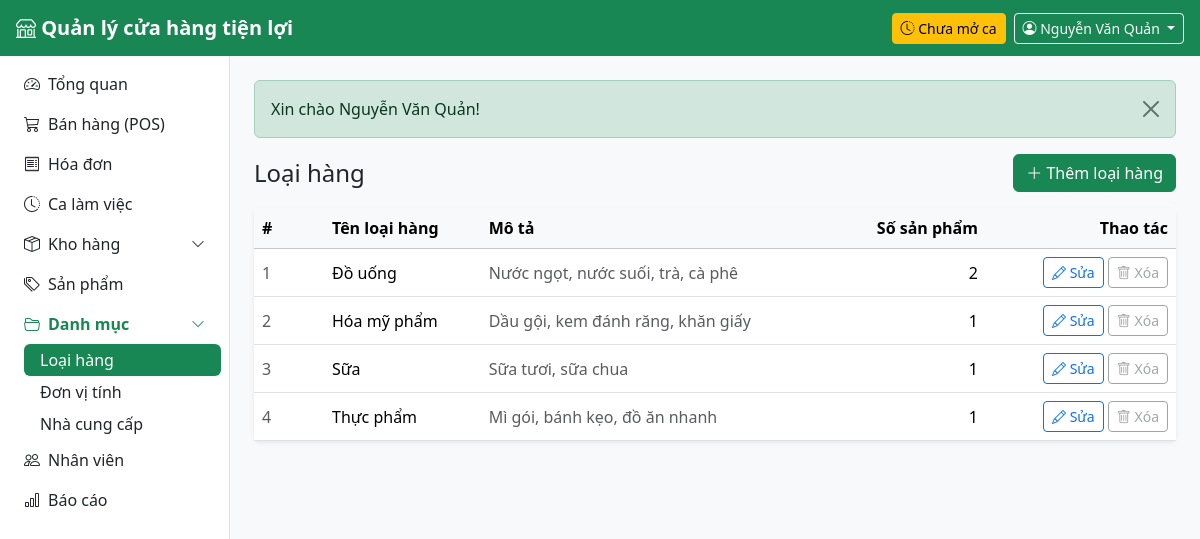
The app's page /public/categories (signed in) with its own data.
### tables this page shows
CREATE TABLE users (
    id            INT UNSIGNED AUTO_INCREMENT PRIMARY KEY,
    store_id      INT UNSIGNED NOT NULL,
    role_id       TINYINT UNSIGNED NOT NULL,
    username      VARCHAR(50) NOT NULL UNIQUE,
    password_hash VARCHAR(255) NOT NULL,
    full_name     VARCHAR(100) NOT NULL,
    phone         VARCHAR(20),
    email         VARCHAR(100),
    is_active     TINYINT(1) NOT NULL DEFAULT 1,
    last_login_at DATETIME NULL,
    created_at    DATETIME NOT NULL DEFAULT CURRENT_TIMESTAMP,
    CONSTRAINT fk_users_store FOREIGN KEY (store_id) REFERENCES stores(id),
    CONSTRAINT fk_users_role  FOREIGN KEY (role_id)  REFERENCES roles(id)
);

CREATE TABLE categories (
    id          INT UNSIGNED AUTO_INCREMENT PRIMARY KEY,
    name        VARCHAR(100) NOT NULL UNIQUE,
    description VARCHAR(255)
);

### app/Core/Controller.php (called while the page is built, shortened)
<?php
abstract class Controller
{
    protected function view(string $view, array $data = [], ?string $layout = 'layouts/main'): void
    {
        View::render($view, $data, $layout);
    }
}

### app/Controllers/CategoryController.php (called while the page is built, shortened)
<?php
class CategoryController extends Controller
{
    private Category $categories;
    public function __construct()
    {
        $this->categories = new Category();
    }
    public function index(): void
    {
        $this->view('categories/index', [
            'title'      => 'Loại hàng',
            'categories' => $this->categories->withProductCount(),
        ]);
    }
}

### public/index.php (called while the page is built, shortened)
<?php
spl_autoload_register(function (string $class): void {
    if (str_starts_with($class, 'App\\')) {
        $file = BASE_DIR . '/app/' . str_replace('\\', '/', substr($class, 4)) . '.php';
    }
});
require BASE_DIR . '/app/helpers.php';
$config = require BASE_DIR . '/config/config.php';
$router = new Router();
try {
    $router->dispatch($_SERVER['REQUEST_METHOD'], $_SERVER['REQUEST_URI']);
} catch (PDOException $e) {
    http_response_code(500);
    echo $config['app']['debug']
        ? '<h3>Lỗi CSDL</h3><pre>' . e($e->getMessage()) . '</pre><p>Kiểm tra config/config.php và đã import database/schema.sql + seed.sql chưa.</p>'
        : 'Hệ thống đang gặp sự cố, vui lòng thử lại sau.';
}

### app/Core/App.php (called while the page is built, shortened)
<?php
class App
{
    private static array $config = [];
    private static string $basePath = '';
    public static function boot(array $config): void
    {
        self::$config = $config;
        self::$basePath = rtrim(str_replace('\\', '/', dirname($_SERVER['SCRIPT_NAME'])), '/');
    }
    public static function config(string $key): mixed
    {
        $value = self::$config;
        foreach (explode('.', $key) as $part) {
            $value = $value[$part] ?? null;
        }
        return $value;
    }
    public static function basePath(): string
    {
        return self::$basePath;
    }
}

### app/helpers.php (called while the page is built, shortened)
<?php
function e(mixed $value): string
{
    return htmlspecialchars((string) $value, ENT_QUOTES, 'UTF-8');
}
function url(string $path = '/'): string
{
    return App::basePath() . '/' . ltrim($path, '/');
}
function asset(string $path): string
{
    return url('assets/' . ltrim($path, '/'));
}
function active(string $prefix): string
{
    $path = '/' . trim(substr(parse_url($_SERVER['REQUEST_URI'], PHP_URL_PATH), strlen(App::basePath())), '/');
    $match = $prefix === '/' ? $path === '/' : str_starts_with($path, $prefix);
    return $match ? 'active' : '';
}

### app/Models/Category.php (called while the page is built, shortened)
<?php
class Category extends Model
{
    public function withProductCount(): array
    {
        return $this->db->query(
            'SELECT c.id, c.name, c.description, COUNT(p.id) AS product_count
               FROM categories c LEFT JOIN products p ON p.category_id = c.id
              GROUP BY c.id, c.name, c.description
              ORDER BY c.name'
        )->fetchAll();
    }
}

### app/Core/Auth.php (called while the page is built, shortened)
<?php
class Auth
{
    private static ?array $current = null;
    private static bool $loaded = false;
    private static bool $revoked = false;
    public static function user(): ?array
    {
        if (self::$loaded) {
            return self::$current;
        }
        self::$loaded = true;
        $session = Session::get('user');
        $fresh = (new User())->findActiveForSession((int) $session['id']);
        return self::$current = $fresh;
    }
    public static function check(): bool
    {
        return self::user() !== null;
    }
    public static function hasRole(string ...$roles): bool
    {
        return in_array(self::user()['role'] ?? null, $roles, true);
    }
    public static function requireLogin(): void
    {
        if (!self::check()) {
            if (!self::$revoked) {
                Session::flash('warning', 'Vui lòng đăng nhập để tiếp tục.');
            }
            redirect('/login');
        }
    }
}

### app/Core/Model.php (called while the page is built, shortened)
<?php
abstract class Model
{
    public function __construct()
    {
        $this->db = Database::connection();
    }
}

### app/Core/Database.php (called while the page is built, shortened)
<?php
class Database
{
    private static ?PDO $pdo = null;
    public static function connection(): PDO
    {
        if (self::$pdo === null) {
            $c = App::config('db');
            $dsn = "mysql:host={$c['host']};port={$c['port']};dbname={$c['database']};charset={$c['charset']}";
            self::$pdo = new PDO($dsn, $c['username'], $c['password'], [
                PDO::ATTR_ERRMODE            => PDO::ERRMODE_EXCEPTION,
                PDO::ATTR_DEFAULT_FETCH_MODE => PDO::FETCH_ASSOC,
                PDO::ATTR_EMULATE_PREPARES   => false,
            ]);
        }
        return self::$pdo;
    }
}

### app/Models/User.php (called while the page is built, shortened)
<?php
class User extends Model
{
    public function findActiveForSession(int $id): ?array
    {
        $stmt = $this->db->prepare(
            'SELECT u.id, u.username, u.full_name, u.store_id, r.code AS role, r.name AS role_name
               FROM users u JOIN roles r ON r.id = u.role_id
              WHERE u.id = ? AND u.is_active = 1'
        );
        $stmt->execute([$id]);
        $row = $stmt->fetch();
        $row['id'] = (int) $row['id'];
        $row['store_id'] = (int) $row['store_id'];
        return $row;
    }
}

### app/Core/Session.php (called while the page is built, shortened)
<?php
class Session
{
    public static function get(string $key, mixed $default = null): mixed
    {
        return $_SESSION[$key] ?? $default;
    }
    public static function pullFlash(): array
    {
        $messages = $_SESSION['_flash'] ?? [];
        return $messages;
    }
}

### app/Models/Shift.php (called while the page is built, shortened)
<?php
class Shift extends Model
{
    public function findOpenByUser(int $userId): ?array
    {
        $stmt = $this->db->prepare(
            "SELECT *, TIMESTAMPDIFF(MINUTE, opened_at, NOW()) AS minutes_open
               FROM shifts WHERE user_id = ? AND status = 'open' ORDER BY id DESC LIMIT 1"
        );
        $stmt->execute([$userId]);
        return $stmt->fetch() ?: null;
    }
}

### app/Views/categories/index.php (the view, shortened to what this page needs)
<div class="d-flex flex-wrap justify-content-between align-items-center gap-2 mb-3">
    <h1 class="h4 mb-0">Loại hàng</h1>
    <a href="<?= url('/categories/create') ?>" class="btn btn-success">
        <i class="bi bi-plus-lg"></i> Thêm loại hàng
    </a>
</div>
<div class="card border-0 shadow-sm">
    <div class="table-responsive">
        <table class="table table-hover align-middle mb-0">
            <thead class="table-light">
                <tr>
                    <th style="width: 70px">#</th>
                    <th>Tên loại hàng</th>
                    <th>Mô tả</th>
                    <th class="text-end">Số sản phẩm</th>
                    <th class="text-end" style="width: 190px">Thao tác</th>
                </tr>
            </thead>
            <tbody>
            <?php foreach ($categories as $i => $category): ?>
                <tr>
                    <td class="text-muted"><?= $i + 1 ?></td>
                    <td class="fw-medium"><?= e($category['name']) ?></td>
                    <td class="text-muted"><?= e($category['description']) ?></td>
                    <td class="text-end"><?= e($category['product_count']) ?></td>
                    <td class="text-end text-nowrap">
                        <a href="<?= url("/categories/{$category['id']}/edit") ?>" class="btn btn-sm btn-outline-primary">
                            <i class="bi bi-pencil"></i> Sửa
                        </a>
                        <?php if ((int) $category['product_count'] > 0): ?>
                            <button class="btn btn-sm btn-outline-secondary" disabled
                                    title="Đang có sản phẩm thuộc loại này nên không thể xóa">
                                <i class="bi bi-trash"></i> Xóa
                            </button>
                        <?php endif; ?>
                    </td>
                </tr>
            <?php endforeach; ?>
            </tbody>
        </table>
    </div>
</div>

### app/Core/Router.php (shortened to what this page needs)
<?php
class Router
{
    private array $routes = [];
    private function add(string $method, string $path, array $action, ?array $roles): void
    {
        $this->routes[] = compact('method', 'pattern', 'action', 'roles');
    }
    public function dispatch(string $method, string $uri): void
    {
        $path = parse_url($uri, PHP_URL_PATH) ?? '/';
        $base = App::basePath();
        if ($base !== '' && str_starts_with($path, $base)) {
            $path = substr($path, strlen($base));
        }
        $path = '/' . trim(preg_replace('#^/index\.php#', '', $path), '/');
        foreach ($this->routes as $route) {
            if ($route['method'] !== $method || !preg_match($route['pattern'], $path, $m)) {
                continue;
            }
            if ($route['roles'] !== null) {
                Auth::requireLogin();
            }
            [$class, $fn] = $route['action'];
            $params = array_filter($m, 'is_string', ARRAY_FILTER_USE_KEY);
            (new $class())->$fn(...$params);
            return;
        }
    }
}

### app/Views/layouts/main.php (shortened to what this page needs)
<?php
$user = Auth::user();
$menu = [
    ['/',          'speedometer2', 'Tổng quan',     ['admin', 'cashier', 'warehouse']],
    ['/pos',       'cart3',        'Bán hàng (POS)', ['admin', 'cashier']],
    ['/orders',    'receipt',      'Hóa đơn',        ['admin', 'cashier']],
    ['/shifts',    'clock-history', 'Ca làm việc',   ['admin', 'cashier']],
    ['#warehouse', 'box-seam',     'Kho hàng',       ['admin', 'warehouse'], [
        ['/inventory', 'Tồn kho'],
        ['/receipts',  'Phiếu nhập'],
    ]],
    ['/products',  'tags',         'Sản phẩm',       ['admin']],
    ['#catalog',   'folder2-open', 'Danh mục',       ['admin'], [
        ['/categories', 'Loại hàng'],
        ['/units',      'Đơn vị tính'],
        ['/suppliers',  'Nhà cung cấp'],
    ]],
    ['/users',     'people',       'Nhân viên',      ['admin']],
    ['/reports',   'bar-chart',    'Báo cáo',        ['admin']],
];
?>
<!doctype html>
<html lang="vi">
<head>
    <link rel="stylesheet" href="https://cdn.jsdelivr.net/npm/bootstrap@5.3.3/dist/css/bootstrap.min.css">
    <link rel="stylesheet" href="https://cdn.jsdelivr.net/npm/bootstrap-icons@1.11.3/font/bootstrap-icons.min.css">
    <link rel="stylesheet" href="<?= asset('css/app.css') ?>">
</head>
<body class="bg-body-tertiary">
<nav class="navbar navbar-dark bg-success sticky-top px-3">
    <a class="navbar-brand fw-semibold me-auto" href="<?= url('/') ?>">
        <i class="bi bi-shop"></i> <?= e(App::config('app.name')) ?>
    </a>
    <?php if (Auth::hasRole('admin', 'cashier')): ?>
        <?php $myShift = (new Shift())->findOpenByUser((int) $user['id']); ?>
        <a href="<?= url('/shifts') ?>" class="btn btn-sm me-2 <?= $myShift ? 'btn-light text-success' : 'btn-warning' ?>">
            <i class="bi bi-clock-history"></i>
            <?= $myShift ? 'Ca mở từ ' . e(date('H:i', strtotime($myShift['opened_at']))) : 'Chưa mở ca' ?>
        </a>
    <?php endif; ?>
    <div class="dropdown">
        <button class="btn btn-outline-light btn-sm dropdown-toggle" data-bs-toggle="dropdown">
            <i class="bi bi-person-circle"></i>
            <span class="d-none d-sm-inline"><?= e($user['full_name']) ?></span>
        </button>
    </div>
</nav>
<div class="d-flex">
    <aside class="offcanvas-lg offcanvas-start sidebar bg-white border-end" id="sidebar" tabindex="-1">
        <nav class="nav nav-pills flex-column p-2">
            <?php foreach ($menu as $i => $item): ?>
                <?php
                [$href, $icon, $label, $roles] = $item;
                $children = $item[4] ?? [];
                ?>
                <?php if ($children): ?>
                    <?php $open = array_filter($children, fn($c) => active($c[0]) !== ''); ?>
                    <a class="nav-link d-flex justify-content-between align-items-center <?= $open ? 'fw-semibold text-success' : '' ?>"
                       data-bs-toggle="collapse" href="#menu-group-<?= $i ?>" role="button"
                       aria-expanded="<?= $open ? 'true' : 'false' ?>" aria-controls="menu-group-<?= $i ?>">
                        <span><i class="bi bi-<?= $icon ?> me-2"></i><?= e($label) ?></span>
                        <i class="bi bi-chevron-down small"></i>
                    </a>
                    <div class="collapse <?= $open ? 'show' : '' ?>" id="menu-group-<?= $i ?>">
                        <div class="nav flex-column ms-3">
                            <?php foreach ($children as [$childHref, $childLabel]): ?>
                                <a class="nav-link py-1 <?= active($childHref) ?>" href="<?= url($childHref) ?>">
                                    <?= e($childLabel) ?>
                                </a>
                            <?php endforeach; ?>
                        </div>
                    </div>
                <?php else: ?>
                    <a class="nav-link <?= active($href) ?>" href="<?= url($href) ?>">
                        <i class="bi bi-<?= $icon ?> me-2"></i><?= e($label) ?>
                    </a>
                <?php endif; ?>
            <?php endforeach; ?>
        </nav>
    </aside>
    <main class="flex-grow-1 p-3 p-md-4 min-vw-0">
        <?php foreach (Session::pullFlash() as $f): ?>
            <div class="alert alert-<?= e($f['type']) ?> alert-dismissible fade show">
                <?= e($f['message']) ?>
                <button type="button" class="btn-close" data-bs-dismiss="alert"></button>
            </div>
        <?php endforeach; ?>
        <?= $content ?>
    </main>
</div>
</body>
</html>

### public/assets/css/app.css (style rules this page uses)
.sidebar { width: 230px; }
@media (min-width: 992px) { .sidebar { min-height: calc(100vh - 56px); position: sticky; top: 56px; align-self: flex-start; } }
.sidebar .nav-link { color: var(--bs-body-color); }
.sidebar .nav-link.active { background-color: var(--bs-success); color: #fff; }
.min-vw-0 { min-width: 0; }

### records on screen
users: full_name "Nguyễn Văn Quản"
categories: name "Đồ uống", description "Nước ngọt, nước suối, trà, cà phê", product_count "2"
categories: name "Hóa mỹ phẩm", description "Dầu gội, kem đánh răng, khăn giấy", product_count "1"
categories: name "Sữa", description "Sữa tươi, sữa chua", product_count "1"
categories: name "Thực phẩm", description "Mì gói, bánh kẹo, đồ ăn nhanh", product_count "1"

### other values on screen
$label "Tổng quan"
$label "Bán hàng (POS)"
$label "Hóa đơn"
$label "Ca làm việc"
$label "Kho hàng"
$label "Sản phẩm"
$label "Danh mục"
$childLabel "Loại hàng"
$childLabel "Đơn vị tính"
$childLabel "Nhà cung cấp"
$label "Nhân viên"
$label "Báo cáo"
$f['message'] "Xin chào Nguyễn Văn Quản!"
